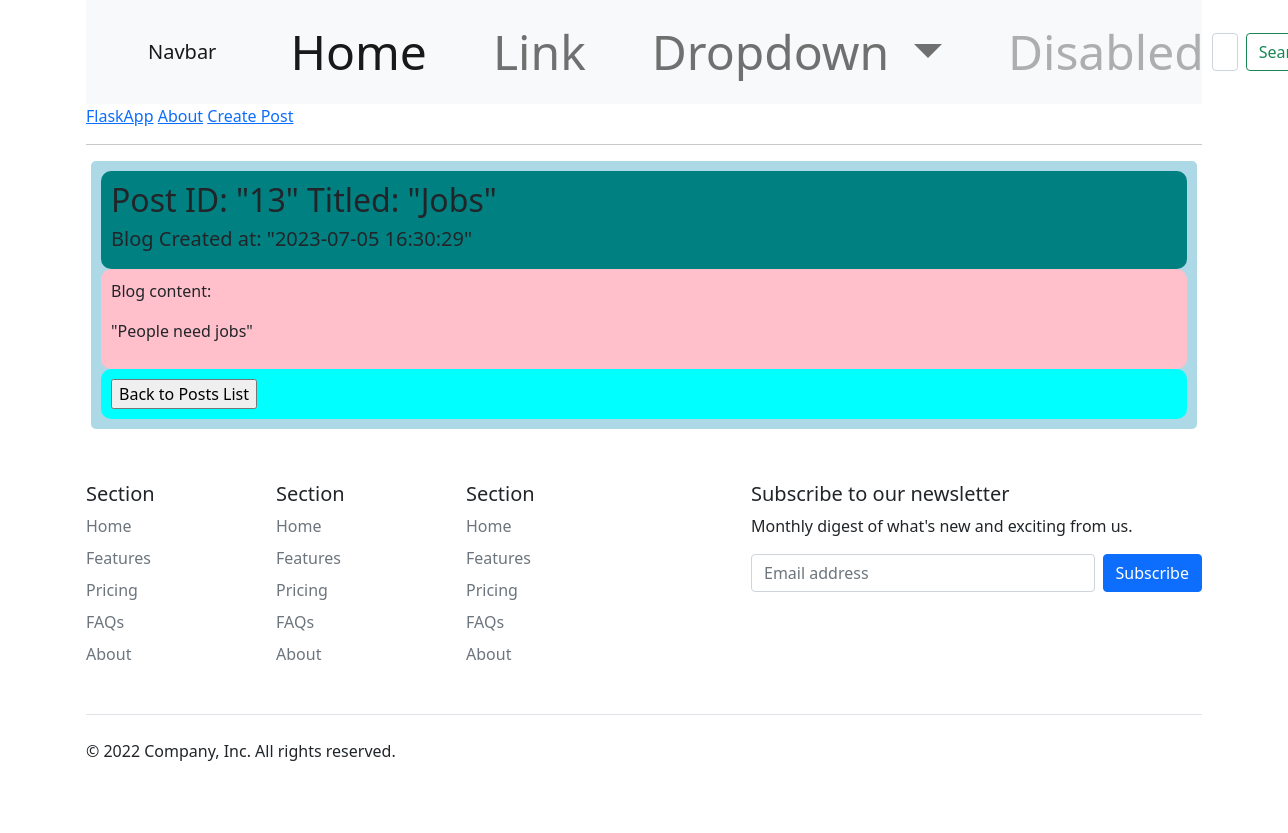
Screenshot of /read/13 with the database file from the repository.
### tables this page shows
CREATE TABLE posts (
    id INTEGER PRIMARY KEY AUTOINCREMENT,
    created TIMESTAMP NOT NULL DEFAULT CURRENT_TIMESTAMP,
    title TEXT NOT NULL,
    content TEXT NOT NULL
);

### app.py (the view)
@app.route('/read/<int:post_id>')
def read(post_id):
    selected_post = get_post(post_id)
    return render_template('read.html', selected_post=selected_post)

### app.py (called while the page is built)
def get_db_connection():
    conn = sqlite3.connect('database.db')
    conn.row_factory = sqlite3.Row
    return conn

def get_post(post_id):
    conn = get_db_connection()
    post = conn.execute('SELECT * FROM posts WHERE id = ?', (post_id,)).fetchone()
    conn.close()
    if post is None:
        abort(404)
    return post

### templates/read.html (shortened to what this page needs)
{% extends 'base.html' %}
{% block content %}
    <div class="post" style="background-color:lightblue; padding:10px; border-radius:5px;">
        <div class="post-title" style="background-color:teal; padding:10px; border-radius:10px;">
            <h2> Post ID: "{{ selected_post['id'] }}" Titled: "{{ selected_post['title'] }}" </h2>
            <h5> Blog Created at: "{{ selected_post['created'] }}" </h5>
        </div>
        <div class="post-content" style="background-color:pink; border-radius:10px; padding:10px;">
            <p>Blog content:</p>
            <p>"{{ selected_post['content'] }}"</p>
        </div>
        <div class="controls" style="border-radius:10px; background-color:cyan;padding:10px;">
            <form action="{{ url_for('index') }}">
                <input type="submit" value="Back to Posts List" onclick="return confirm('Are you sure you want to go back to all posts listing?')">
            </form>
        </div>
    </div>
{% endblock %}

### templates/base.html (style rules this page uses)
.post { padding: 10px; margin: 5px; background-color: #f3f3f3 }

### rows the page displays
posts: id "13", title "Jobs", created "2023-07-05 16:30:29", content "People need jobs"
